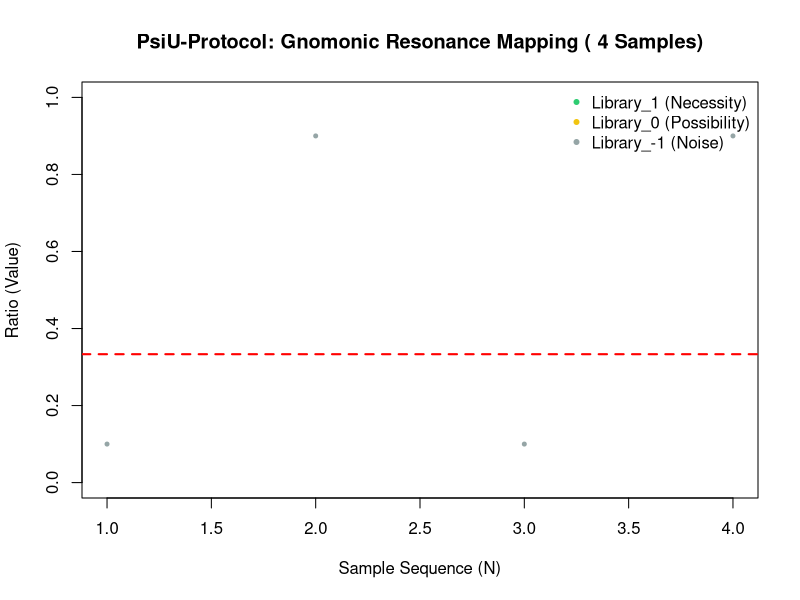

Source code (R):
# PROGETTO: PSIU-PROTOCOL (HoTT-Inspired Data Analysis)
# MOTORE  : GNOMONIC RESONANCE SIEVE v2.0 - "STRESS TEST EDITION"
# AUTORE  : Roberto Lombardi 
# LICENZA : [MIT]

target_gnomonic <- 1/3
threshold_necessity <- 0.01
threshold_possibility <- 0.10

# 1. ACQUISIZIONE DATI (Implementazione Onesta)
if (file.exists("input_potential.csv")) {
  S <- read.csv("input_potential.csv")
} else {
  stop("Errore: File input_potential.csv mancante. Caricare i dati per procedere.")
}

# 2. MOTORE DI CALCOLO (Vettorializzazione)
# Calcolo lo scostamento per ogni singolo punto nel dataset (che siano 4 o 1 milione)
S$scostamento <- abs(S$ratio - target_gnomonic)
S$library_status <- cut(S$scostamento,
  breaks = c(-Inf, threshold_necessity, threshold_possibility, Inf),
  labels = c("Library_1 (Necessity)", "Library_0 (Possibility)", "Library_-1 (Noise)"))

# 3. IMPLEMENTAZIONE GRAFICA SCALABILE
png("psi_u_resonance_map.png", width = 1200, height = 700, res = 120)
col_palette <- c("#2ecc71", "#f1c40f", "#95a5a6")

# Uso l'indice di riga come asse X per assicurarci di vedere TUTTI i campioni
plot(1:nrow(S), S$ratio, 
     col = col_palette[S$library_status],
     pch = 20, 
     cex = 0.8, # Punti piccoli per evitare sovrapposizioni
     main = paste("PsiU-Protocol: Gnomonic Resonance Mapping (", nrow(S), "Samples)"),
     xlab = "Sample Sequence (N)", 
     ylab = "Ratio (Value)",
     ylim = c(0, 1)) # Fissiamo l'asse Y per una lettura scientifica costante

abline(h = target_gnomonic, col = "red", lty = 2, lwd = 2)
legend("topright", legend = levels(S$library_status), col = col_palette, pch = 20, bty = "n")

dev.off()

# 4. EXPORT RISULTATI
write.csv(S, "results_full_analysis.csv", row.names = FALSE)
cat("Analisi completata con successo su", nrow(S), "campioni.\n")
